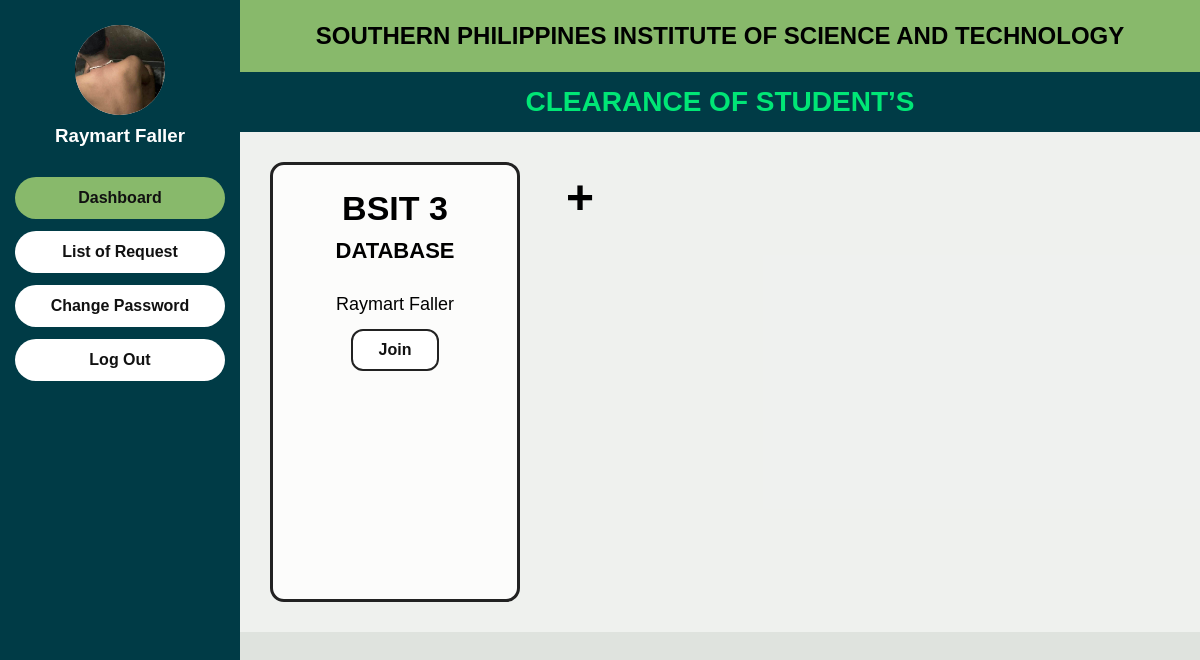
The page /clearance_system/dashboard/teacher.php (signed in) on the database its author committed.
### tables this page shows
CREATE TABLE `users` (
  `id` int(11) NOT NULL,
  `firstname` varchar(100) DEFAULT NULL,
  `lastname` varchar(100) DEFAULT NULL,
  `email` varchar(100) DEFAULT NULL,
  `contact_number` varchar(20) DEFAULT NULL,
  `password` varchar(255) DEFAULT NULL,
  `role` enum('student','teacher') DEFAULT NULL,
  `course` varchar(50) DEFAULT NULL,
  `created_at` timestamp NOT NULL DEFAULT current_timestamp(),
  `profile_photo` varchar(255) DEFAULT NULL
);

CREATE TABLE `teacher_classes` (
  `id` int(11) NOT NULL,
  `teacher_id` int(11) NOT NULL,
  `subject` varchar(100) NOT NULL,
  `course` varchar(50) NOT NULL,
  `class_code` varchar(20) NOT NULL,
  `created_at` timestamp NOT NULL DEFAULT current_timestamp()
);

### clearance_system/dashboard/teacher.php (the view, shortened to what this page needs)
<?php
include("../config/db.php");
$teacher_id = $_SESSION['user_id'];
$user_stmt = $conn->prepare("SELECT firstname, lastname, email, profile_photo FROM users WHERE id = ? AND role = 'teacher'");
$user_stmt->bind_param("i", $teacher_id);
$user_stmt->execute();
$user = $user_stmt->get_result()->fetch_assoc();
$photo = !empty($user['profile_photo'])
    ? "../assets/uploads/profile/" . $user['profile_photo']
    : "../assets/southern.png";
$stmt = $conn->prepare("SELECT * FROM teacher_classes WHERE teacher_id = ? ORDER BY id DESC");
$stmt->bind_param("i", $teacher_id);
$stmt->execute();
$classes = $stmt->get_result();
$first_class_stmt = $conn->prepare("SELECT id FROM teacher_classes WHERE teacher_id = ? ORDER BY id DESC LIMIT 1");
$first_class_stmt->bind_param("i", $teacher_id);
$first_class_stmt->execute();
$first_class_result = $first_class_stmt->get_result();
$first_class = $first_class_result->fetch_assoc();
?>
<!DOCTYPE html>
<html lang="en">
<head>
    <link rel="stylesheet" href="../assets/style.css">
</head>
<body>
<div class="teacher-wrapper">
    <div class="teacher-sidebar">
        <div class="teacher-profile">
            <div class="teacher-avatar">
                <img src="<?php echo htmlspecialchars($photo); ?>" alt="Teacher Photo">
            </div>
            <h3><?php echo htmlspecialchars($_SESSION['name']); ?></h3>
        </div>
        <a href="teacher.php" class="side-btn active">Dashboard</a>
        <?php if ($first_class): ?>
            <a href="class_board.php?class_id=<?php echo $first_class['id']; ?>" class="side-btn">List of Request</a>
        <?php else: ?>
            <a href="#" class="side-btn" onclick="alert('Wala ka pang class.'); return false;">List of Request</a>
        <?php endif; ?>
        <a href="change_password.php" class="side-btn">Change Password</a>
        <a href="../auth/logout.php" class="side-btn">Log Out</a>
    </div>
    <div class="teacher-main">
        <div class="teacher-header-top">SOUTHERN PHILIPPINES INSTITUTE OF SCIENCE AND TECHNOLOGY</div>
        <div class="teacher-header-bottom">CLEARANCE OF STUDENT’S</div>
        <div class="teacher-board-area">
            <?php while($row = $classes->fetch_assoc()): ?>
                <div class="class-card">
                    <h2><?php echo htmlspecialchars($row['course']); ?></h2>
                    <h4><?php echo htmlspecialchars($row['subject']); ?></h4>
                    <p><?php echo htmlspecialchars($_SESSION['name']); ?></p>
                    <a href="class_board.php?class_id=<?php echo $row['id']; ?>" class="join-btn">Join</a>
                </div>
            <?php endwhile; ?>
            <button class="add-class-btn" onclick="openClassModal()">+</button>
        </div>
    </div>
</div>
</body>
</html>

### clearance_system/assets/style.css (style rules this page uses)
* { margin: 0; padding: 0; box-sizing: border-box; font-family: Arial, sans-serif; }
* { margin: 0; padding: 0; box-sizing: border-box; }
body { font-family: Arial, sans-serif; background: #e9e9e9; }
.side-btn, .course-btn { display: block; width: 100%; text-align: center; background: white; color: #111; text-decoration: none; padding: 12px; border-radius: 25px; margin: 12px 0; font-weight: bold; border: none; }
.side-btn.active, .course-btn.active { background: #88b96b; }
.teacher-wrapper { display: flex; min-height: 100vh; background: #dfe3de; }
.teacher-sidebar { width: 240px; background: #003b46; color: #fff; padding: 25px 15px; }
.teacher-profile { text-align: center; margin-bottom: 30px; }
.teacher-avatar { width: 90px; height: 90px; margin: 0 auto 10px; border-radius: 50%; overflow: hidden; background: #fff; display: flex; align-items: center; justify-content: center; }
.teacher-avatar img { width: 100%; height: 100%; object-fit: cover; display: block; }
.teacher-main { flex: 1; }
.teacher-header-top { background: #88b96b; text-align: center; padding: 22px; font-size: 24px; font-weight: bold; }
.teacher-header-bottom { background: #003b46; color: #00e676; text-align: center; padding: 14px; font-size: 28px; font-weight: bold; }
.teacher-board-area { position: relative; padding: 30px; min-height: 500px; background: rgba(255,255,255,0.5); display: flex; flex-wrap: wrap; gap: 25px; }
.class-card { width: 250px; min-height: 220px; background: rgba(255,255,255,0.8); border: 3px solid #222; border-radius: 14px; padding: 24px 20px; text-align: center; }
.class-card h2 { font-size: 34px; margin-bottom: 10px; }
.class-card h4 { font-size: 22px; margin-bottom: 30px; }
.class-card p { font-size: 18px; margin-bottom: 14px; }
.join-btn { display: inline-block; padding: 10px 26px; border: 2px solid #222; border-radius: 12px; text-decoration: none; color: #111; background: #fff; font-weight: bold; }
.add-class-btn { width: 70px; height: 70px; font-size: 48px; border: none; background: transparent; cursor: pointer; font-weight: bold; }

### rows shown on the page
users: profile_photo (picture)
teacher_classes: course "BSIT 3", subject "DATABASE"

### other values the page prints
$_SESSION['name'] "Raymart Faller"
